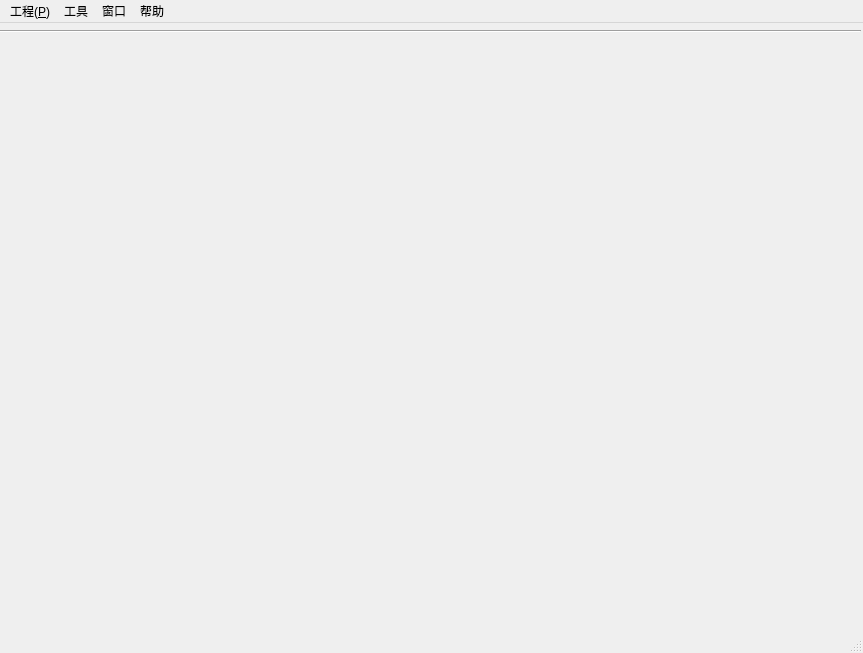
<?xml version="1.0" encoding="UTF-8"?>
<ui version="4.0">
 <class>MainWindow</class>
 <widget class="QMainWindow" name="MainWindow">
  <property name="geometry">
   <rect>
    <x>0</x>
    <y>0</y>
    <width>863</width>
    <height>653</height>
   </rect>
  </property>
  <property name="windowTitle">
   <string>MainWindow</string>
  </property>
  <property name="autoFillBackground">
   <bool>false</bool>
  </property>
  <widget class="QWidget" name="centralWidget">
   <widget class="Line" name="line">
    <property name="geometry">
     <rect>
      <x>0</x>
      <y>0</y>
      <width>861</width>
      <height>16</height>
     </rect>
    </property>
    <property name="orientation">
     <enum>Qt::Horizontal</enum>
    </property>
   </widget>
   <widget class="QStackedWidget" name="stackedWidget">
    <property name="geometry">
     <rect>
      <x>130</x>
      <y>10</y>
      <width>631</width>
      <height>461</height>
     </rect>
    </property>
    <widget class="QWidget" name="page"/>
    <widget class="QWidget" name="page_2"/>
   </widget>
  </widget>
  <widget class="QMenuBar" name="menuBar">
   <property name="geometry">
    <rect>
     <x>0</x>
     <y>0</y>
     <width>863</width>
     <height>28</height>
    </rect>
   </property>
   <widget class="QMenu" name="menu_prj">
    <property name="title">
     <string>工程(&amp;P)</string>
    </property>
    <addaction name="actNew"/>
    <addaction name="actOpen"/>
    <addaction name="actClose"/>
    <addaction name="actSave"/>
    <addaction name="actSaveAs"/>
    <addaction name="actExit"/>
   </widget>
   <widget class="QMenu" name="menu_2">
    <property name="title">
     <string>工具</string>
    </property>
    <addaction name="actSetingTE"/>
   </widget>
   <widget class="QMenu" name="menu_3">
    <property name="title">
     <string>窗口</string>
    </property>
   </widget>
   <widget class="QMenu" name="menu_4">
    <property name="title">
     <string>帮助</string>
    </property>
   </widget>
   <addaction name="menu_prj"/>
   <addaction name="menu_2"/>
   <addaction name="menu_3"/>
   <addaction name="menu_4"/>
  </widget>
  <widget class="QStatusBar" name="statusBar"/>
  <action name="actNew">
   <property name="checkable">
    <bool>false</bool>
   </property>
   <property name="checked">
    <bool>false</bool>
   </property>
   <property name="icon">
    <iconset resource="img.qrc">
     <normaloff>:/new/img/img/create.png</normaloff>:/new/img/img/create.png</iconset>
   </property>
   <property name="text">
    <string>新建</string>
   </property>
  </action>
  <action name="actOpen">
   <property name="icon">
    <iconset resource="img.qrc">
     <normaloff>:/new/img/img/open.png</normaloff>:/new/img/img/open.png</iconset>
   </property>
   <property name="text">
    <string>打开</string>
   </property>
  </action>
  <action name="actClose">
   <property name="icon">
    <iconset resource="img.qrc">
     <normaloff>:/new/img/img/manage.png</normaloff>:/new/img/img/manage.png</iconset>
   </property>
   <property name="text">
    <string>关闭</string>
   </property>
  </action>
  <action name="actSave">
   <property name="icon">
    <iconset resource="img.qrc">
     <normaloff>:/new/img/img/close.png</normaloff>:/new/img/img/close.png</iconset>
   </property>
   <property name="text">
    <string>保存</string>
   </property>
  </action>
  <action name="actSaveAs">
   <property name="icon">
    <iconset resource="img.qrc">
     <normaloff>:/new/img/img/exit.png</normaloff>:/new/img/img/exit.png</iconset>
   </property>
   <property name="text">
    <string>另存为</string>
   </property>
  </action>
  <action name="actExit">
   <property name="text">
    <string>退出</string>
   </property>
  </action>
  <action name="actCopy">
   <property name="text">
    <string>复制</string>
   </property>
  </action>
  <action name="actCut">
   <property name="text">
    <string>剪切</string>
   </property>
  </action>
  <action name="actPaste">
   <property name="text">
    <string>粘贴</string>
   </property>
  </action>
  <action name="actUndo">
   <property name="text">
    <string>撤销</string>
   </property>
  </action>
  <action name="actSelectAll">
   <property name="text">
    <string>全选</string>
   </property>
  </action>
  <action name="actApply">
   <property name="icon">
    <iconset resource="img.qrc">
     <normaloff>:/new/img/img/apply.png</normaloff>:/new/img/img/apply.png</iconset>
   </property>
   <property name="text">
    <string>开始应用</string>
   </property>
  </action>
  <action name="actSetingTE">
   <property name="text">
    <string>设置文本编辑器</string>
   </property>
  </action>
 </widget>
 <layoutdefault spacing="6" margin="11"/>
 <resources>
  <include location="img.qrc"/>
 </resources>
 <connections/>
</ui>
